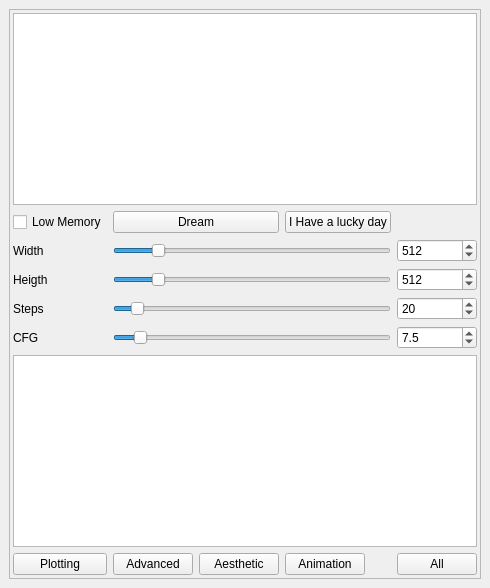
            <widget class="QDockWidget" name="dockWidget_2">
             <widget class="QWidget" name="dockWidgetContents_2">
              <layout class="QVBoxLayout" name="verticalLayout_6">
               <item>
                <widget class="QFrame" name="basic_values">
                 <property name="sizePolicy">
                  <sizepolicy hsizetype="Expanding" vsizetype="Expanding">
                   <horstretch>0</horstretch>
                   <verstretch>0</verstretch>
                  </sizepolicy>
                 </property>
                 <property name="minimumSize">
                  <size>
                   <width>400</width>
                   <height>0</height>
                  </size>
                 </property>
                 <property name="maximumSize">
                  <size>
                   <width>16777215</width>
                   <height>16777215</height>
                  </size>
                 </property>
                 <property name="frameShape">
                  <enum>QFrame::StyledPanel</enum>
                 </property>
                 <property name="frameShadow">
                  <enum>QFrame::Raised</enum>
                 </property>
                 <layout class="QGridLayout" name="gridLayout_2">
                  <property name="leftMargin">
                   <number>3</number>
                  </property>
                  <property name="topMargin">
                   <number>3</number>
                  </property>
                  <property name="rightMargin">
                   <number>3</number>
                  </property>
                  <property name="bottomMargin">
                   <number>3</number>
                  </property>
                  <item row="2" column="0">
                   <widget class="QLabel" name="widthlabel">
                    <property name="text">
                     <string>Width</string>
                    </property>
                   </widget>
                  </item>
                  <item row="2" column="1" colspan="4">
                   <widget class="QSlider" name="W_slider">
                    <property name="focusPolicy">
                     <enum>Qt::NoFocus</enum>
                    </property>
                    <property name="minimum">
                     <number>256</number>
                    </property>
                    <property name="maximum">
                     <number>2048</number>
                    </property>
                    <property name="singleStep">
                     <number>64</number>
                    </property>
                    <property name="pageStep">
                     <number>64</number>
                    </property>
                    <property name="value">
                     <number>512</number>
                    </property>
                    <property name="orientation">
                     <enum>Qt::Horizontal</enum>
                    </property>
                   </widget>
                  </item>
                  <item row="1" column="3" colspan="2">
                   <widget class="QPushButton" name="lucky">
                    <property name="text">
                     <string>I Have a lucky day</string>
                    </property>
                    <property name="iconSize">
                     <size>
                      <width>8</width>
                      <height>8</height>
                     </size>
                    </property>
                   </widget>
                  </item>
                  <item row="9" column="1">
                   <widget class="QPushButton" name="hideAdvButton">
                    <property name="text">
                     <string>Advanced</string>
                    </property>
                    <property name="iconSize">
                     <size>
                      <width>8</width>
                      <height>8</height>
                     </size>
                    </property>
                   </widget>
                  </item>
                  <item row="9" column="0">
                   <widget class="QPushButton" name="hidePlottingButton">
                    <property name="text">
                     <string>Plotting</string>
                    </property>
                    <property name="iconSize">
                     <size>
                      <width>8</width>
                      <height>8</height>
                     </size>
                    </property>
                   </widget>
                  </item>
                  <item row="1" column="1" colspan="2">
                   <widget class="QPushButton" name="dream">
                    <property name="text">
                     <string>Dream</string>
                    </property>
                    <property name="iconSize">
                     <size>
                      <width>8</width>
                      <height>8</height>
                     </size>
                    </property>
                   </widget>
                  </item>
                  <item row="1" column="0">
                   <widget class="QCheckBox" name="lowmem">
                    <property name="text">
                     <string>Low Memory</string>
                    </property>
                   </widget>
                  </item>
                  <item row="3" column="5">
                   <widget class="QSpinBox" name="H">
                    <property name="minimum">
                     <number>256</number>
                    </property>
                    <property name="maximum">
                     <number>2048</number>
                    </property>
                    <property name="singleStep">
                     <number>64</number>
                    </property>
                    <property name="value">
                     <number>512</number>
                    </property>
                   </widget>
                  </item>
                  <item row="5" column="5">
                   <widget class="QDoubleSpinBox" name="scale">
                    <property name="decimals">
                     <number>1</number>
                    </property>
                    <property name="maximum">
                     <double>30.000000000000000</double>
                    </property>
                    <property name="singleStep">
                     <double>0.100000000000000</double>
                    </property>
                    <property name="value">
                     <double>7.500000000000000</double>
                    </property>
                   </widget>
                  </item>
                  <item row="0" column="0" colspan="6">
                   <widget class="QTextEdit" name="prompts">
                    <property name="sizePolicy">
                     <sizepolicy hsizetype="Expanding" vsizetype="Preferred">
                      <horstretch>0</horstretch>
                      <verstretch>0</verstretch>
                     </sizepolicy>
                    </property>
                    <property name="minimumSize">
                     <size>
                      <width>0</width>
                      <height>0</height>
                     </size>
                    </property>
                    <property name="maximumSize">
                     <size>
                      <width>16777215</width>
                      <height>16777215</height>
                     </size>
                    </property>
                   </widget>
                  </item>
                  <item row="3" column="0">
                   <widget class="QLabel" name="heightlabel">
                    <property name="text">
                     <string>Heigth</string>
                    </property>
                   </widget>
                  </item>
                  <item row="5" column="1" colspan="4">
                   <widget class="QSlider" name="scale_slider">
                    <property name="focusPolicy">
                     <enum>Qt::NoFocus</enum>
                    </property>
                    <property name="maximum">
                     <number>1000</number>
                    </property>
                    <property name="pageStep">
                     <number>1</number>
                    </property>
                    <property name="value">
                     <number>75</number>
                    </property>
                    <property name="orientation">
                     <enum>Qt::Horizontal</enum>
                    </property>
                   </widget>
                  </item>
                  <item row="8" column="0" colspan="6">
                   <widget class="QTextEdit" name="negative_prompts">
                    <property name="sizePolicy">
                     <sizepolicy hsizetype="Expanding" vsizetype="Preferred">
                      <horstretch>0</horstretch>
                      <verstretch>0</verstretch>
                     </sizepolicy>
                    </property>
                    <property name="minimumSize">
                     <size>
                      <width>0</width>
                      <height>0</height>
                     </size>
                    </property>
                    <property name="maximumSize">
                     <size>
                      <width>16777215</width>
                      <height>16777215</height>
                     </size>
                    </property>
                   </widget>
                  </item>
                  <item row="2" column="5">
                   <widget class="QSpinBox" name="W">
                    <property name="minimum">
                     <number>256</number>
                    </property>
                    <property name="maximum">
                     <number>2048</number>
                    </property>
                    <property name="singleStep">
                     <number>64</number>
                    </property>
                    <property name="value">
                     <number>512</number>
                    </property>
                   </widget>
                  </item>
                  <item row="4" column="0">
                   <widget class="QLabel" name="stepslabel">
                    <property name="text">
                     <string>Steps</string>
                    </property>
                   </widget>
                  </item>
                  <item row="3" column="1" colspan="4">
                   <widget class="QSlider" name="H_slider">
                    <property name="focusPolicy">
                     <enum>Qt::NoFocus</enum>
                    </property>
                    <property name="minimum">
                     <number>256</number>
                    </property>
                    <property name="maximum">
                     <number>2048</number>
                    </property>
                    <property name="singleStep">
                     <number>64</number>
                    </property>
                    <property name="pageStep">
                     <number>64</number>
                    </property>
                    <property name="value">
                     <number>512</number>
                    </property>
                    <property name="orientation">
                     <enum>Qt::Horizontal</enum>
                    </property>
                   </widget>
                  </item>
                  <item row="5" column="0">
                   <widget class="QLabel" name="cfglabel">
                    <property name="text">
                     <string>CFG</string>
                    </property>
                   </widget>
                  </item>
                  <item row="4" column="1" colspan="4">
                   <widget class="QSlider" name="steps_slider">
                    <property name="focusPolicy">
                     <enum>Qt::NoFocus</enum>
                    </property>
                    <property name="minimum">
                     <number>1</number>
                    </property>
                    <property name="maximum">
                     <number>300</number>
                    </property>
                    <property name="pageStep">
                     <number>1</number>
                    </property>
                    <property name="value">
                     <number>20</number>
                    </property>
                    <property name="orientation">
                     <enum>Qt::Horizontal</enum>
                    </property>
                   </widget>
                  </item>
                  <item row="4" column="5">
                   <widget class="QSpinBox" name="steps">
                    <property name="minimum">
                     <number>1</number>
                    </property>
                    <property name="maximum">
                     <number>300</number>
                    </property>
                    <property name="value">
                     <number>20</number>
                    </property>
                   </widget>
                  </item>
                  <item row="9" column="2">
                   <widget class="QPushButton" name="hideAesButton">
                    <property name="text">
                     <string>Aesthetic</string>
                    </property>
                    <property name="iconSize">
                     <size>
                      <width>8</width>
                      <height>8</height>
                     </size>
                    </property>
                   </widget>
                  </item>
                  <item row="9" column="3">
                   <widget class="QPushButton" name="hideAnimButton">
                    <property name="text">
                     <string>Animation</string>
                    </property>
                    <property name="iconSize">
                     <size>
                      <width>8</width>
                      <height>8</height>
                     </size>
                    </property>
                   </widget>
                  </item>
                  <item row="9" column="5">
                   <widget class="QPushButton" name="showHideAll">
                    <property name="text">
                     <string>All</string>
                    </property>
                    <property name="iconSize">
                     <size>
                      <width>8</width>
                      <height>8</height>
                     </size>
                    </property>
                   </widget>
                  </item>
                 </layout>
                </widget>
               </item>
              </layout>
             </widget>
            </widget>
